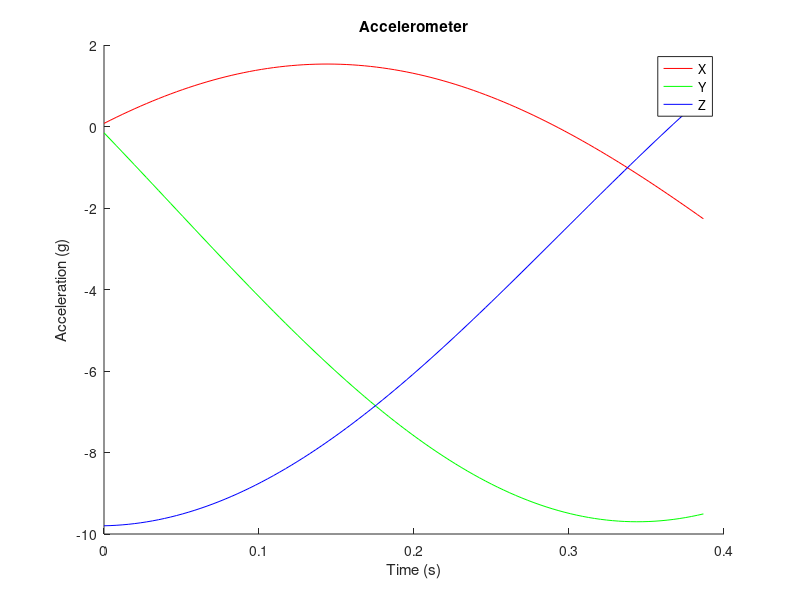

Recreate this plot in MATLAB. (Note: this script raises an error after producing the figure.)
% Edit from Seb Madgwick and Raimondas Pomarnacki
%% Start of script

addpath('quaternion_library');      % include quaternion library
close all;                          % close all figures
clear all;                          % clear all variables
clc;                                % clear the command terminal

%% Import and plot sensor data

load('HW_5_data.mat');

figure('Name', 'Sensor Data');
axis(1) = subplot(1,1,1);
hold on;
plot(time, Accelerometer(:,1), 'r');
plot(time, Accelerometer(:,2), 'g');
plot(time, Accelerometer(:,3), 'b');
legend('X', 'Y', 'Z');
xlabel('Time (s)');
ylabel('Acceleration (g)');
title('Accelerometer');
hold off;
linkaxes(axis, 'x');

%% Process sensor data through Madgwic algorithm

AHRS = MadgwickAHRS('SamplePeriod', 1/10, 'Beta', 0.033);
quaternion = zeros(length(time), 4);
for t = 1:length(time)
    AHRS.UpdateIMU(Accelerometer(t,:));	% gyroscope units must be radians
    % AHRS.UpdateIMU(Gyroscope(t,:) * (pi/180), Accelerometer(t,:));	
    quaternion(t, :) = AHRS.Quaternion;
end

%% Plot algorithm output as Euler angles

euler = quatern2euler(quaternConj(quaternion)) * (180/pi);	% use conjugate for sensor frame relative to Earth and convert to degrees.
E = [0,0,0,-9.8];
q_inv=quatinv(quaternion);
q_plot=quatmultiply(q_inv, E);
q_plot=quatmultiply(q_plot,quaternion );
figure('Name', 'AUV Euler angle');
hold on;
plot(time, euler(:,1), 'r');
plot(time, euler(:,2), 'g');
plot(time, euler(:,3), 'b');
title('AUV Euler angles');
xlabel('Time (s)');
ylabel('Angle (deg)');
legend('\phi', '\theta', '\psi');
hold off;

